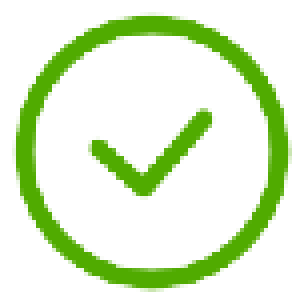
#> input picture add_success.png, 76 x 76 px (shown 4 times larger); its folder holds only this picture in this run
$ python resize.py
#> lines starting #> are read from the running program, lines starting #| are printed output that depends on the picture
from PIL import Image
import os

def main():
    #文件夹下所有文件名
    list = os.listdir('.')
    #images收集图片名
    images = []
    for file in list:
        if file.endswith('.png') or file.endswith('.jpg'):
            images.append(file)


    image = images[0]

    path_1x = "assets/"
    if not os.path.exists(path_1x):
        os.makedirs(path_1x)

    path_2x = "assets/2x"
    if not os.path.exists(path_2x):
        os.makedirs(path_2x)

    path_3x = "assets/3x"
    if not os.path.exists(path_3x):
        os.makedirs(path_3x)

    for image in images:
        print(image)
        image_name = image
        if '@3x' in image:
            image_name = image.replace("@3x", "")
        # 打开3倍图
        im = Image.open(image)
#> im is the input picture: PIL image 76x76 P; mean R, G, B, A 19.3, 41.7, 0, 48.9
        (w,h) = im.size
#> w = 76; h = 76

        # 生成三倍图
        size = (w,h)
#> size = (76, 76)
        im.thumbnail(size)
        im.save(path_3x + '/' + image_name, 'png')

        # 生成二倍图
        size = (w/3*2,h/3*2)
#> size = (50.67, 50.67)
        im.thumbnail(size)
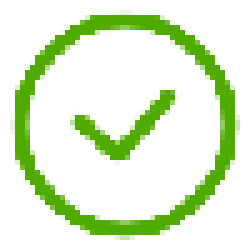
#> im: PIL image 50x50 P (shown 5 times larger); mean R, G, B, A 19.7, 42.5, 0, 48.6; transparent parts drawn white
        im.save(path_2x + '/' + image_name, 'png')

        # 生成一倍图
        size = (w/3,h/3)
#> size = (25.33, 25.33)
        im.thumbnail(size)
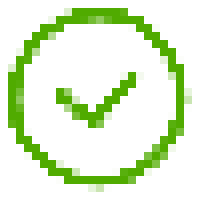
#> im: PIL image 25x25 P (shown 8 times larger); mean R, G, B, A 19.6, 42.5, 0, 48.7; transparent parts drawn white
        im.save(path_1x + '/' + image_name, 'png')
        im.close

if __name__ == '__main__':
    main()
    print("done")
